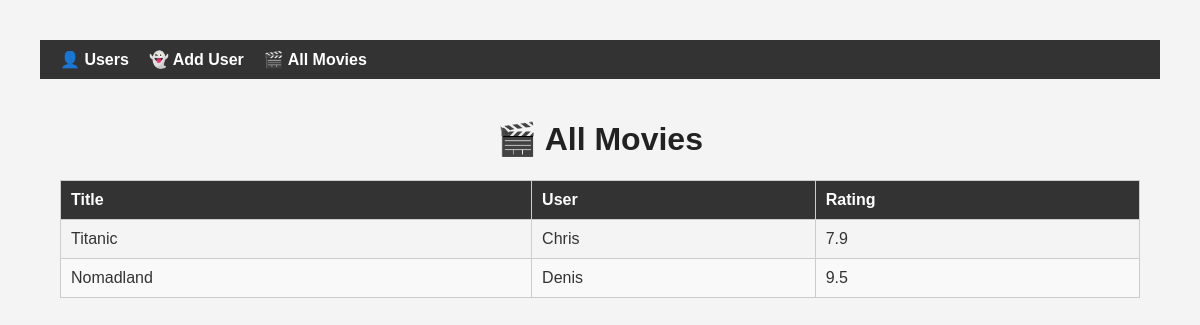
/all_movies, run on an earlier commit of the app's database.
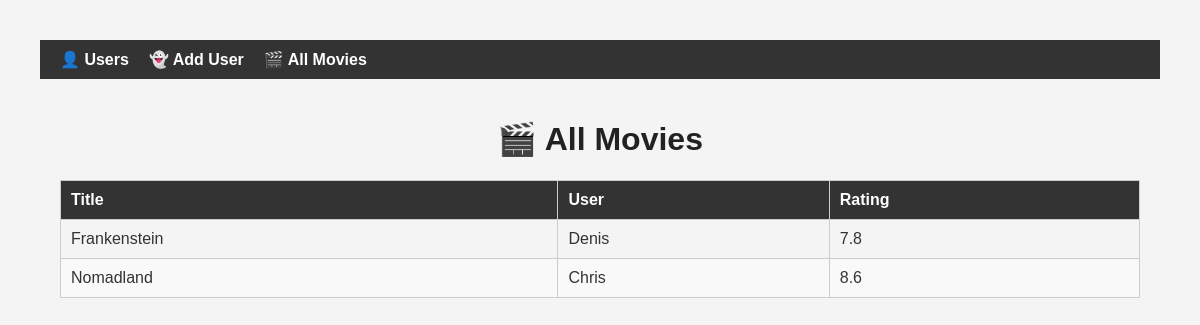
And on a later commit of the database.
### models.py (models this page shows, shortened)
class Movie(db.Model):
    __tablename__ = 'movies'
    movie_id = db.Column(db.Integer, primary_key=True)
    movie_name = db.Column(db.String)
    movie_director = db.Column(db.String)
    movie_year = db.Column(db.Integer)
    movie_rating = db.Column(db.Float)
    poster_url = db.Column(db.String)
    imdb_url = db.Column(db.String)
    user_id = db.Column(db.Integer, db.ForeignKey('users.user_id'))

class User(db.Model):
    __tablename__ = 'users'
    user_id = db.Column(db.Integer, primary_key=True)
    user_name = db.Column(db.String)
    movies = db.relationship('Movie', backref='user', lazy=True)

### app.py (the view)
@app.route('/all_movies')
def all_movies():
    movies = Movie.query.all()
    return render_template('all_movies.html', movies=movies)

### templates/all_movies.html (shortened to what this page needs)
{% extends "base.html" %}
{% block content %}
<h1>🎬 All Movies</h1>
<table class="movie-table">
    <thead>
        <tr>
            <th>Title</th>
            <th>User</th>
            <th>Rating</th>
        </tr>
    </thead>
    <tbody>
        {% for movie in movies %}
        <tr>
            <td>{{ movie.movie_name }}</td>
            <td>{{ movie.user.user_name }}</td>
            <td>{{ movie.movie_rating }}</td>
        </tr>
        {% else %}
        <tr>
            <td colspan="3">No movies found.</td>
        </tr>
        {% endfor %}
    </tbody>
</table>
{% endblock %}

### templates/base.html (shortened to what this page needs)
<!doctype html>
<html lang="en">
<head>
    <link rel="stylesheet" href="{{ url_for('static', filename='style.css') }}">
</head>
<body>
    <nav class="navbar">
        <a href="{{ url_for('list_users') }}">👤 Users</a>
        <a href="{{ url_for('add_user') }}"> 👻 Add User</a>
        <a href="{{ url_for('all_movies') }}">🎬 All Movies</a>
    </nav>
    <div class="container">
        {% block content %}{% endblock %}
    </div>
</body>
</html>

### static/style.css (style rules this page uses)
.navbar { background-color: #333; padding: 10px 20px; display: flex; gap: 20px; }
.navbar a { color: white; text-decoration: none; font-weight: bold; }
.container { max-width: 1200px; margin: auto; padding: 20px; }
body { font-family: Arial, sans-serif; margin: 40px; background-color: #f4f4f4; color: #333; }
h1 { text-align: center; color: #222; }
a { text-decoration: none; color: #007BFF; }
.movie-table { width: 100%; border-collapse: collapse; margin-top: 20px; }
.movie-table th, .movie-table td { padding: 10px; border: 1px solid #ccc; text-align: left; }
.movie-table th { background-color: #333; color: white; }
.movie-table tr:nth-child(even) { background-color: #f9f9f9; }

What changed in the data, as far as the page shows it:
changed Movie: movie_name "Titanic" → "Frankenstein"; user.user_name "Chris" → "Denis"; movie_rating "7.9" → "7.8"
changed Movie "Nomadland": user.user_name "Denis" → "Chris"; movie_rating "9.5" → "8.6"
